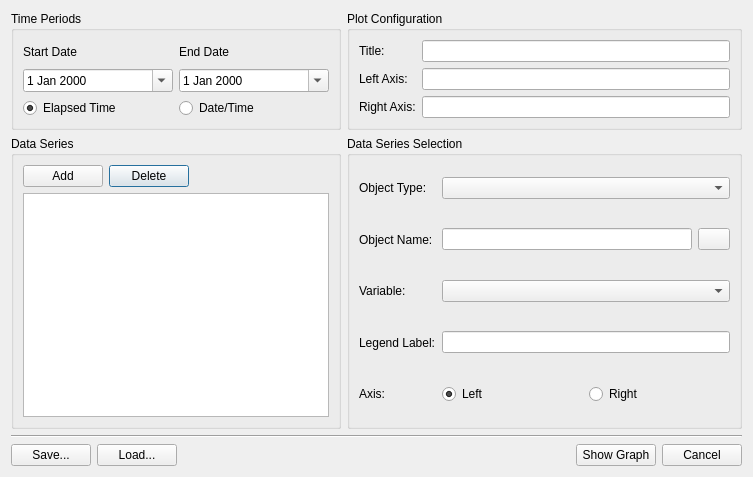
<?xml version="1.0" encoding="UTF-8"?>
<ui version="4.0">
 <class>dlg_timeseries_graph</class>
 <widget class="QDialog" name="dlg_timeseries_graph">
  <property name="geometry">
   <rect>
    <x>0</x>
    <y>0</y>
    <width>753</width>
    <height>477</height>
   </rect>
  </property>
  <property name="windowTitle">
   <string>Time Series Plot Selection</string>
  </property>
  <layout class="QGridLayout" name="verticalLayout_4">
   <item row="2" column="0" colspan="2">
    <widget class="Line" name="line">
     <property name="orientation">
      <enum>Qt::Horizontal</enum>
     </property>
    </widget>
   </item>
   <item row="0" column="0">
    <widget class="QGroupBox" name="grb_time_periods">
     <property name="maximumSize">
      <size>
       <width>330</width>
       <height>16777215</height>
      </size>
     </property>
     <property name="title">
      <string>Time Periods</string>
     </property>
     <layout class="QGridLayout" name="gridLayout">
      <item row="0" column="1">
       <widget class="QLabel" name="lbl_enddate">
        <property name="sizePolicy">
         <sizepolicy hsizetype="Preferred" vsizetype="Preferred">
          <horstretch>0</horstretch>
          <verstretch>0</verstretch>
         </sizepolicy>
        </property>
        <property name="text">
         <string>End Date</string>
        </property>
       </widget>
      </item>
      <item row="0" column="0">
       <widget class="QLabel" name="lbl_startdate">
        <property name="sizePolicy">
         <sizepolicy hsizetype="Preferred" vsizetype="Preferred">
          <horstretch>0</horstretch>
          <verstretch>0</verstretch>
         </sizepolicy>
        </property>
        <property name="text">
         <string>Start Date</string>
        </property>
       </widget>
      </item>
      <item row="1" column="1">
       <widget class="QDateEdit" name="dt_enddate">
        <property name="maximumSize">
         <size>
          <width>150</width>
          <height>16777215</height>
         </size>
        </property>
        <property name="calendarPopup">
         <bool>true</bool>
        </property>
       </widget>
      </item>
      <item row="1" column="0">
       <widget class="QDateEdit" name="dt_startdate">
        <property name="maximumSize">
         <size>
          <width>150</width>
          <height>16777215</height>
         </size>
        </property>
        <property name="calendarPopup">
         <bool>true</bool>
        </property>
       </widget>
      </item>
      <item row="2" column="0">
       <widget class="QRadioButton" name="rb_elapsed_time">
        <property name="text">
         <string>Elapsed Time</string>
        </property>
        <property name="checked">
         <bool>true</bool>
        </property>
       </widget>
      </item>
      <item row="2" column="1">
       <widget class="QRadioButton" name="rb_datetime">
        <property name="text">
         <string>Date/Time</string>
        </property>
       </widget>
      </item>
     </layout>
    </widget>
   </item>
   <item row="1" column="0">
    <widget class="QGroupBox" name="grb_data_series">
     <property name="maximumSize">
      <size>
       <width>330</width>
       <height>16777215</height>
      </size>
     </property>
     <property name="title">
      <string>Data Series</string>
     </property>
     <layout class="QGridLayout" name="gridLayout_2">
      <item row="1" column="0">
       <widget class="QListWidget" name="lst_data_series">
        <property name="maximumSize">
         <size>
          <width>307</width>
          <height>16777215</height>
         </size>
        </property>
       </widget>
      </item>
      <item row="0" column="0">
       <layout class="QGridLayout" name="lyt_dataseries_buttons">
        <item row="0" column="1">
         <widget class="QPushButton" name="btn_delete">
          <property name="text">
           <string>Delete</string>
          </property>
         </widget>
        </item>
        <item row="0" column="2">
         <spacer name="horizontalSpacer_2">
          <property name="orientation">
           <enum>Qt::Horizontal</enum>
          </property>
          <property name="sizeHint" stdset="0">
           <size>
            <width>40</width>
            <height>20</height>
           </size>
          </property>
         </spacer>
        </item>
        <item row="0" column="0">
         <widget class="QPushButton" name="btn_add">
          <property name="text">
           <string>Add</string>
          </property>
         </widget>
        </item>
       </layout>
      </item>
     </layout>
    </widget>
   </item>
   <item row="1" column="1">
    <widget class="QGroupBox" name="grb_data_series_sel">
     <property name="title">
      <string>Data Series Selection</string>
     </property>
     <layout class="QGridLayout" name="gridLayout_3">
      <property name="sizeConstraint">
       <enum>QLayout::SetDefaultConstraint</enum>
      </property>
      <item row="4" column="1" colspan="2">
       <layout class="QHBoxLayout" name="lyt_axis">
        <property name="sizeConstraint">
         <enum>QLayout::SetDefaultConstraint</enum>
        </property>
        <item>
         <widget class="QRadioButton" name="rb_axis_left">
          <property name="text">
           <string>Left</string>
          </property>
          <property name="checked">
           <bool>true</bool>
          </property>
         </widget>
        </item>
        <item>
         <widget class="QRadioButton" name="rb_axis_right">
          <property name="text">
           <string>Right</string>
          </property>
         </widget>
        </item>
       </layout>
      </item>
      <item row="3" column="1" colspan="2">
       <widget class="QLineEdit" name="txt_legend_label"/>
      </item>
      <item row="0" column="0">
       <widget class="QLabel" name="lbl_type">
        <property name="sizePolicy">
         <sizepolicy hsizetype="Preferred" vsizetype="Expanding">
          <horstretch>0</horstretch>
          <verstretch>0</verstretch>
         </sizepolicy>
        </property>
        <property name="text">
         <string>Object Type:</string>
        </property>
       </widget>
      </item>
      <item row="1" column="2">
       <widget class="QPushButton" name="btn_snapping">
        <property name="maximumSize">
         <size>
          <width>32</width>
          <height>16777215</height>
         </size>
        </property>
        <property name="text">
         <string/>
        </property>
       </widget>
      </item>
      <item row="0" column="1" colspan="2">
       <widget class="QComboBox" name="cmb_type"/>
      </item>
      <item row="2" column="0">
       <widget class="QLabel" name="lbl_variable">
        <property name="sizePolicy">
         <sizepolicy hsizetype="Preferred" vsizetype="Expanding">
          <horstretch>0</horstretch>
          <verstretch>0</verstretch>
         </sizepolicy>
        </property>
        <property name="text">
         <string>Variable:</string>
        </property>
       </widget>
      </item>
      <item row="3" column="0">
       <widget class="QLabel" name="lbl_legend_label">
        <property name="sizePolicy">
         <sizepolicy hsizetype="Preferred" vsizetype="Expanding">
          <horstretch>0</horstretch>
          <verstretch>0</verstretch>
         </sizepolicy>
        </property>
        <property name="text">
         <string>Legend Label:</string>
        </property>
       </widget>
      </item>
      <item row="1" column="1">
       <widget class="QLineEdit" name="txt_name"/>
      </item>
      <item row="4" column="0">
       <widget class="QLabel" name="lbl_axis">
        <property name="sizePolicy">
         <sizepolicy hsizetype="Preferred" vsizetype="Expanding">
          <horstretch>0</horstretch>
          <verstretch>0</verstretch>
         </sizepolicy>
        </property>
        <property name="text">
         <string>Axis:</string>
        </property>
       </widget>
      </item>
      <item row="1" column="0">
       <widget class="QLabel" name="lbl_name">
        <property name="sizePolicy">
         <sizepolicy hsizetype="Preferred" vsizetype="Expanding">
          <horstretch>0</horstretch>
          <verstretch>0</verstretch>
         </sizepolicy>
        </property>
        <property name="text">
         <string>Object Name:</string>
        </property>
       </widget>
      </item>
      <item row="2" column="1" colspan="2">
       <widget class="QComboBox" name="cmb_variable"/>
      </item>
     </layout>
    </widget>
   </item>
   <item row="3" column="0" colspan="2">
    <layout class="QGridLayout" name="lyt_buttons">
     <item row="0" column="0">
      <widget class="QPushButton" name="btn_save">
       <property name="text">
        <string>Save...</string>
       </property>
      </widget>
     </item>
     <item row="0" column="2">
      <spacer name="horizontalSpacer">
       <property name="orientation">
        <enum>Qt::Horizontal</enum>
       </property>
       <property name="sizeHint" stdset="0">
        <size>
         <width>40</width>
         <height>20</height>
        </size>
       </property>
      </spacer>
     </item>
     <item row="0" column="3">
      <widget class="QPushButton" name="btn_accept">
       <property name="text">
        <string>Show Graph</string>
       </property>
      </widget>
     </item>
     <item row="0" column="4">
      <widget class="QPushButton" name="btn_cancel">
       <property name="text">
        <string>Cancel</string>
       </property>
      </widget>
     </item>
     <item row="0" column="1">
      <widget class="QPushButton" name="btn_load">
       <property name="text">
        <string>Load...</string>
       </property>
      </widget>
     </item>
    </layout>
   </item>
   <item row="0" column="1">
    <widget class="QGroupBox" name="grb_plot_config">
     <property name="title">
      <string>Plot Configuration</string>
     </property>
     <layout class="QGridLayout" name="gridLayout_4">
      <item row="1" column="0">
       <widget class="QLabel" name="lbl_left_axis">
        <property name="text">
         <string>Left Axis:</string>
        </property>
       </widget>
      </item>
      <item row="0" column="1">
       <widget class="QLineEdit" name="txt_title"/>
      </item>
      <item row="0" column="0">
       <widget class="QLabel" name="lbl_title">
        <property name="text">
         <string>Title:</string>
        </property>
       </widget>
      </item>
      <item row="2" column="0">
       <widget class="QLabel" name="lbl_right_axis">
        <property name="text">
         <string>Right Axis:</string>
        </property>
       </widget>
      </item>
      <item row="1" column="1">
       <widget class="QLineEdit" name="txt_left_axis"/>
      </item>
      <item row="2" column="1">
       <widget class="QLineEdit" name="txt_right_axis"/>
      </item>
     </layout>
    </widget>
   </item>
  </layout>
 </widget>
 <resources/>
 <connections/>
</ui>
